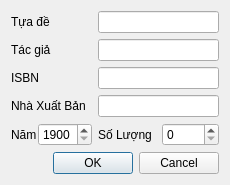
<?xml version="1.0" encoding="UTF-8"?>
<ui version="4.0">
 <class>addbook</class>
 <widget class="QDialog" name="addbook">
  <property name="geometry">
   <rect>
    <x>0</x>
    <y>0</y>
    <width>230</width>
    <height>181</height>
   </rect>
  </property>
  <property name="sizePolicy">
   <sizepolicy hsizetype="Fixed" vsizetype="Fixed">
    <horstretch>0</horstretch>
    <verstretch>0</verstretch>
   </sizepolicy>
  </property>
  <property name="windowTitle">
   <string>Thêm Sách</string>
  </property>
  <property name="windowIcon">
   <iconset resource="src.qrc">
    <normaloff>:/images/update.png</normaloff>:/images/update.png</iconset>
  </property>
  <layout class="QFormLayout" name="formLayout">
   <item row="0" column="0">
    <widget class="QLabel" name="label_2">
     <property name="text">
      <string>Tựa đề</string>
     </property>
     <property name="textFormat">
      <enum>Qt::AutoText</enum>
     </property>
    </widget>
   </item>
   <item row="0" column="1">
    <widget class="QLineEdit" name="lineEdit"/>
   </item>
   <item row="1" column="0">
    <widget class="QLabel" name="label_3">
     <property name="text">
      <string>Tác giả</string>
     </property>
    </widget>
   </item>
   <item row="1" column="1">
    <widget class="QLineEdit" name="lineEdit_2"/>
   </item>
   <item row="2" column="0">
    <widget class="QLabel" name="label_4">
     <property name="text">
      <string>ISBN</string>
     </property>
    </widget>
   </item>
   <item row="2" column="1">
    <widget class="QLineEdit" name="lineEdit_3"/>
   </item>
   <item row="3" column="0">
    <widget class="QLabel" name="label_5">
     <property name="text">
      <string>Nhà Xuất Bản</string>
     </property>
    </widget>
   </item>
   <item row="3" column="1">
    <widget class="QLineEdit" name="lineEdit_4"/>
   </item>
   <item row="4" column="0">
    <layout class="QHBoxLayout" name="horizontalLayout">
     <property name="spacing">
      <number>1</number>
     </property>
     <item>
      <widget class="QLabel" name="label_6">
       <property name="text">
        <string>Năm</string>
       </property>
      </widget>
     </item>
     <item>
      <widget class="QSpinBox" name="spinBox_2">
       <property name="minimum">
        <number>1900</number>
       </property>
       <property name="maximum">
        <number>2017</number>
       </property>
      </widget>
     </item>
    </layout>
   </item>
   <item row="4" column="1">
    <layout class="QHBoxLayout" name="horizontalLayout_2">
     <item>
      <widget class="QLabel" name="label_7">
       <property name="text">
        <string>Số Lượng</string>
       </property>
      </widget>
     </item>
     <item>
      <widget class="QSpinBox" name="spinBox"/>
     </item>
    </layout>
   </item>
   <item row="5" column="0" colspan="2">
    <widget class="QDialogButtonBox" name="buttonBox">
     <property name="statusTip">
      <string/>
     </property>
     <property name="standardButtons">
      <set>QDialogButtonBox::Cancel|QDialogButtonBox::Ok</set>
     </property>
    </widget>
   </item>
  </layout>
  <zorder>label_2</zorder>
  <zorder>label_3</zorder>
  <zorder>lineEdit_2</zorder>
  <zorder>lineEdit_3</zorder>
  <zorder>label_4</zorder>
  <zorder>lineEdit_4</zorder>
  <zorder>label_5</zorder>
  <zorder>lineEdit</zorder>
  <zorder>buttonBox</zorder>
 </widget>
 <resources>
  <include location="src.qrc"/>
 </resources>
 <connections/>
</ui>
